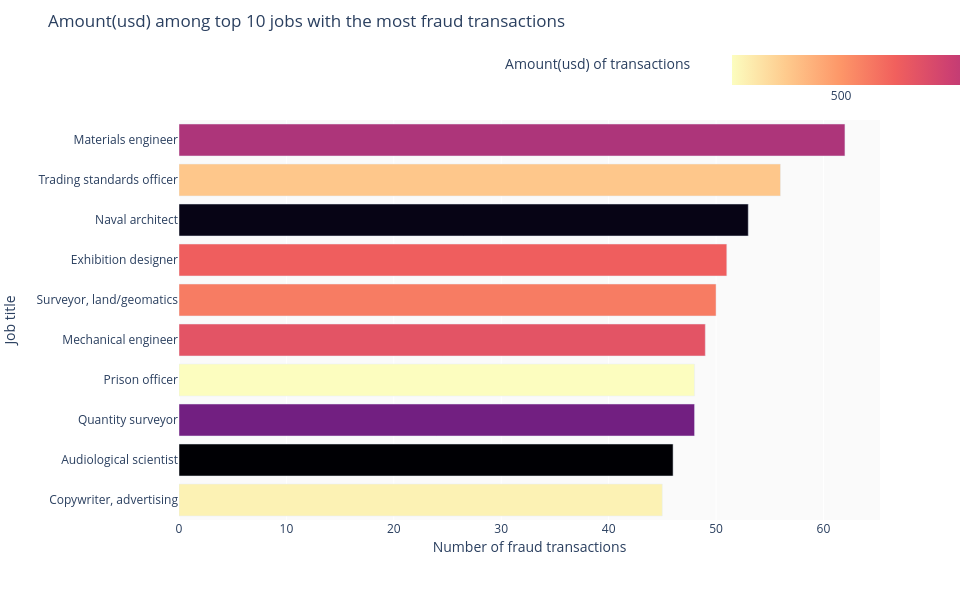

Source (notebook cell):
### Code cell
fig = px.bar(df_,
             y='job', x='transaction_id',
             color='amount(usd)',
             color_continuous_scale=px.colors.sequential.Magma,
             labels={'job':'Job title', 
                     'transaction_id': 'Number of fraud transactions'},
             category_orders = {"job": df_.job.values},
             width=960,
             height=600)

fig.update_layout(
    title=dict(
        text='Amount(usd) among top 10 jobs with the most fraud transactions'
    ),
    plot_bgcolor='#fafafa'
)

fig.update_coloraxes(
    colorbar=dict(
        title='Amount(usd) of transactions',
        orientation='h',
        x=1
    ),
    reversescale=True
)

fig.show()

### Figure 1 — Plotly figure (JSON) as saved in the notebook; plotly's stock layout.template omitted (floating-point values rounded to 4 significant figures)
{"data": [{"alignmentgroup": "True", "hovertemplate": "Number of fraud transactions=%{x}<br>Job title=%{y}<br>amount(usd)=%{marker.color}<extra></extra>", "legendgroup": "", "marker": {"color": [561.1, 478.1, 653.6, 524.1, 510.9, 531.6, 453.9, 591.8, 660.3, 458.7], "coloraxis": "coloraxis", "pattern": {"shape": ""}}, "name": "", "offsetgroup": "", "orientation": "h", "showlegend": false, "textposition": "auto", "type": "bar", "x": [62, 56, 53, 51, 50, 49, 48, 48, 46, 45], "xaxis": "x", "y": ["Materials engineer", "Trading standards officer", "Naval architect", "Exhibition designer", "Surveyor, land/geomatics", "Mechanical engineer", "Prison officer", "Quantity surveyor", "Audiological scientist", "Copywriter, advertising"], "yaxis": "y"}], "layout": {"barmode": "relative", "coloraxis": {"colorbar": {"orientation": "h", "title": {"text": "Amount(usd) of transactions"}, "x": 1, "y": 1.02}, "colorscale": [[0, "#000004"], [0.1111, "#180f3d"], [0.2222, "#440f76"], [0.3333, "#721f81"], [0.4444, "#9e2f7f"], [0.5556, "#cd4071"], [0.6667, "#f1605d"], [0.7778, "#fd9668"], [0.8889, "#feca8d"], [1, "#fcfdbf"]], "reversescale": true}, "height": 600, "legend": {"tracegroupgap": 0}, "margin": {"t": 60}, "plot_bgcolor": "#fafafa", "title": {"text": "Amount(usd) among top 10 jobs with the most fraud transactions"}, "width": 960, "xaxis": {"anchor": "y", "autorange": true, "domain": [0, 1], "range": [0, 65.26], "title": {"text": "Number of fraud transactions"}, "type": "linear"}, "yaxis": {"anchor": "x", "autorange": true, "categoryarray": ["Copywriter, advertising", "Audiological scientist", "Quantity surveyor", "Prison officer", "Mechanical engineer", "Surveyor, land/geomatics", "Exhibition designer", "Naval architect", "Trading standards officer", "Materials engineer"], "categoryorder": "array", "domain": [0, 1], "range": [-0.5, 9.5], "title": {"text": "Job title"}, "type": "category"}}}
